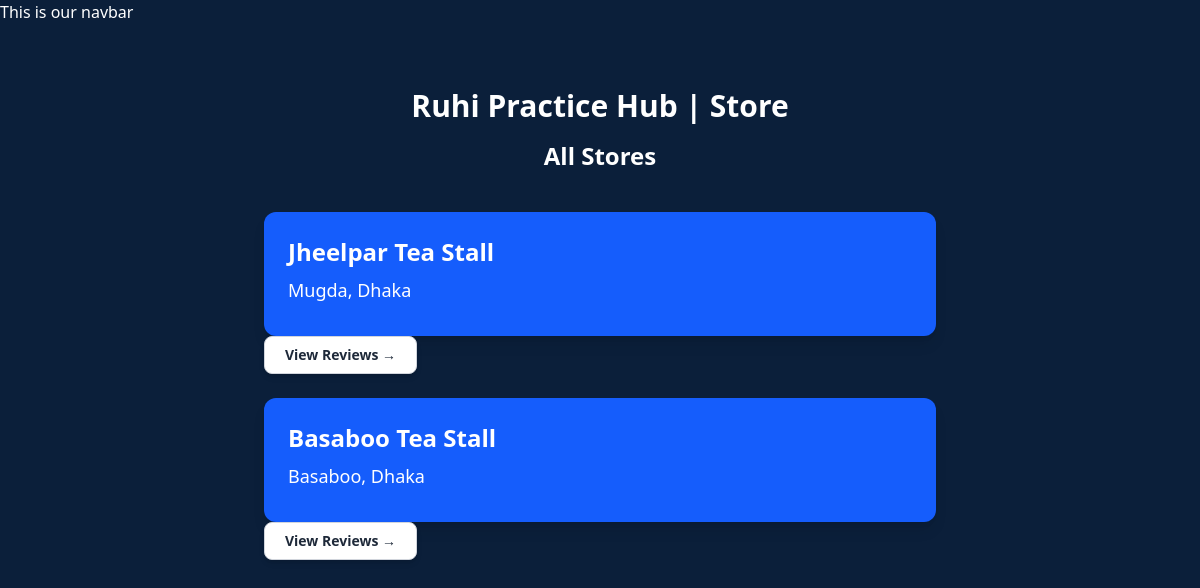
Page /chai/store_detail/ on the earlier database version.
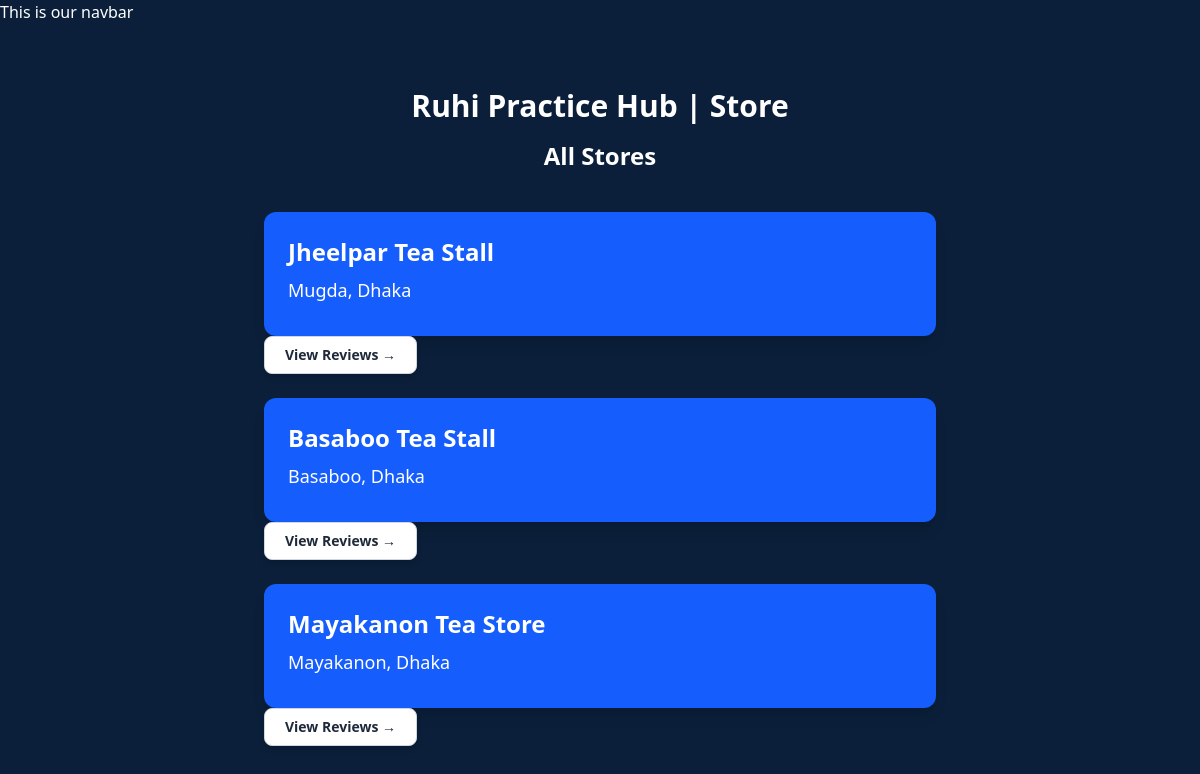
Same page on the later database version.
### chai/models.py (models this page shows, shortened)
class Store(models.Model):
    name = models.CharField(max_length=100)
    location = models.CharField(max_length=100)
    chai_varieties = models.ManyToManyField(ChaiVarity, related_name='stores')

### chai/views.py (the view)
# urls.py: path('store_detail/', views.store_detail, name='store_detail'),
def store_detail(request):
    stores = Store.objects.all()
    return render(request, 'chai/store_detail.html', {'stores': stores})

### chai/templates/chai/store_detail.html (shortened to what this page needs)
{% extends "layout.html" %}
{% block content %}
<div class="min-h-screen pt-16">
    <div class="text-center mb-10">
        <h1 class="text-3xl font-bold">
            Ruhi Practice Hub | Store
        </h1>
        <h2 class="text-2xl font-semibold mt-4">
            All Stores
        </h2>
    </div>
    <div class="flex flex-col items-center">
        {% for store in stores %}
        <div class="w-full max-w-2xl mb-6">
            <div class="bg-blue-600 p-6 rounded-xl shadow-lg">
                <h2 class="text-2xl font-bold text-white mb-2">
                    {{ store.name }}
                </h2>
                <h3 class="text-lg text-white mb-2">
                    {{ store.location }}
                </h3>
            </div>
<a href="{% url 'store_reviews' store.id %}"
   class="inline-block border border-gray-300 bg-white text-gray-800 hover:bg-gray-100 font-semibold text-sm py-2 px-5 rounded-lg shadow-md transition-all duration-200">
    View Reviews →
</a>
        </div>
        {% endfor %}
    </div>
</div>
{% endblock content %}

Differences in the rows shown:
added Store: name "Mayakanon Tea Store", location "Mayakanon, Dhaka"
